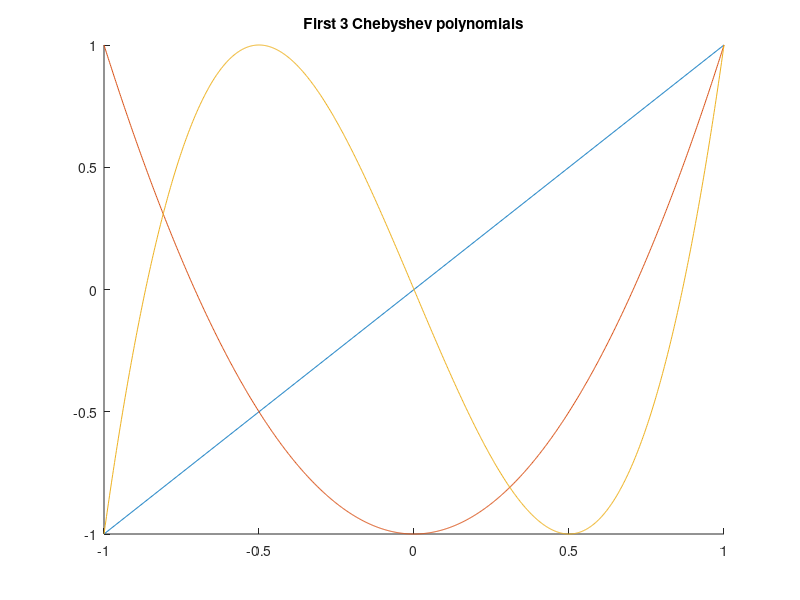

This figure's MATLAB source:
% 2. a

hold on

% define the first 3 polynomials
T1=@(t) cos(1*acos(t))
T2=@(t) cos(2*acos(t))
T3=@(t) cos(3*acos(t))


% plot them
##t = -1:0.1:1
t = linspace(-1,1,1000);
plot(t, T1(t))
plot(t, T2(t))
plot(t, T3(t))
title('First 3 Chebyshev polynomials')




